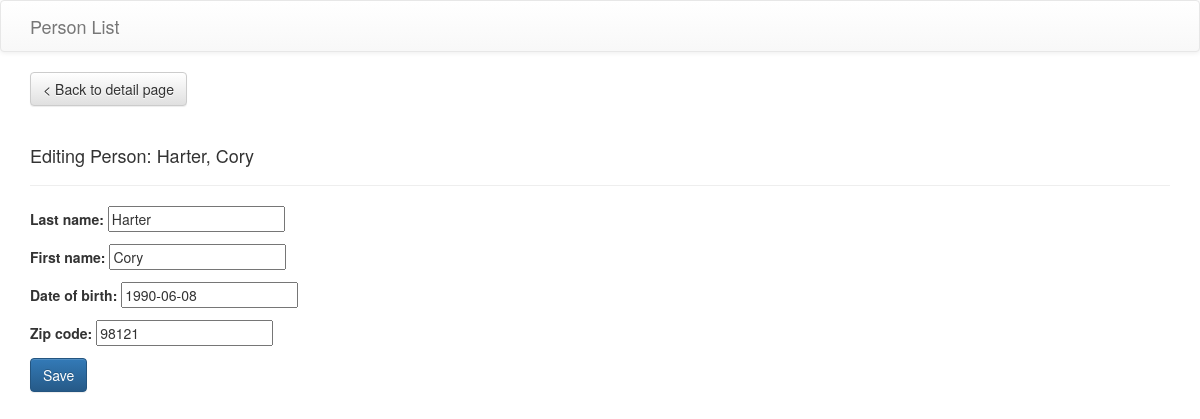
Screenshot of /person_list/1/edit/ with the database file from the repository.
### person_list/models.py (models this page shows, shortened)
class Person(models.Model):
	first_name = models.CharField(max_length=40)
	last_name = models.CharField(max_length=40)
	date_of_birth = models.DateField()
	zip_code = models.CharField(max_length=10)

### person_list/views.py (the view)
# urls.py: url(r'^(?P<person_id>[0-9]+)/edit/$', views.edit, name='edit'),
def edit(request, person_id):
	try:
		person = Person.objects.get(pk=person_id)
	except Person.DoesNotExist:
		return redirect_to_index()
	else:
		if request.method == 'POST':
			form_submission = PersonForm(data=request.POST or None, instance=person)
			if form_submission.is_valid():
				form_submission.save()
				return HttpResponseRedirect(reverse('person_list:detail', args=[person_id]))
		person_form = PersonForm(instance=person)
		return render(request, 'person_list/edit.html', {'person_form': person_form, 'person': person})

### person_list/forms.py
class PersonForm(ModelForm):
	class Meta:
		model = Person
		fields = ['last_name', 'first_name', 'date_of_birth', 'zip_code']

### person_list/templates/person_list/edit.html (shortened to what this page needs)
{% extends "person_list/base_layout.html" %}
{% block head_scripts %}
	<link rel="stylesheet" href="https://eternicode.github.io/bootstrap-datepicker/bootstrap-datepicker/css/datepicker3.css"></link>
{% endblock %}
{% block body %}
<a class="btn btn-default" role="button" href="{% url 'person_list:detail' person.id %}">&lt; Back to detail page</a>
<div class="page-header">
	<h4>Editing Person: {{ person.last_name }}, {{ person.first_name }}</h4>
</div>
{% if person_form %}
	<form action="{% url 'person_list:edit' person.id %}" method="post">
		{{ person_form.as_p }}
		<button class="btn btn-primary" type="submit">Save</button>
	</form>
{% endif %}
{% endblock body %}

### rows the page displays
Person: last_name "Harter", first_name "Cory", date_of_birth "1990-06-08", zip_code "98121"
